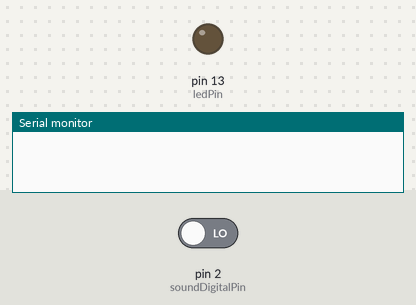
A sketch run on a simulated Arduino Uno, built with avr-gcc and run on an emulated ATmega328P. Shown: output pins drawn as LEDs (lit = HIGH), the last lines printed to the serial monitor. Inputs (shaded band) come from the test bench; at power-on: pin 2 (soundDigitalPin) LOW.

Above: at 1.2 s.
1.3 s: pin 2 (soundDigitalPin) driven HIGH
At 2.4 s:
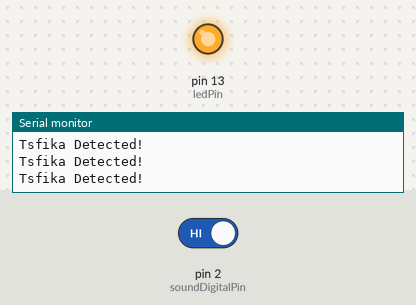
2.8 s: pin 2 (soundDigitalPin) driven LOW
At 3.7 s:
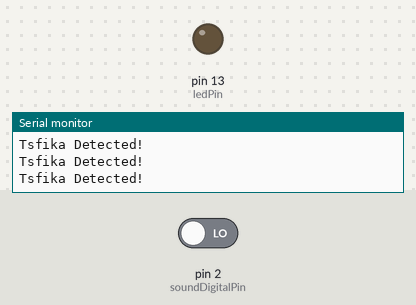
Timing chart, 0 to 5.8 s (numbered marks = the images above; inputs shaded):
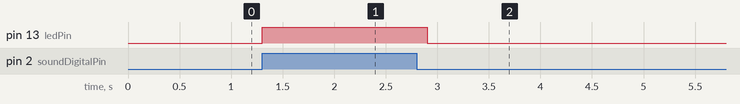

The sketch:

sensor_sone.ino
```cpp
int soundDigitalPin = 2; // الخيط راكب في DO
int ledPin = 13;         // البولة ديال الأردوينو

void setup() {
  pinMode(soundDigitalPin, INPUT);
  pinMode(ledPin, OUTPUT);
  Serial.begin(9600);
}

void loop() {
  // كنشوفو واش الحساس عطى إشارة (البولة سنيات)
  int status = digitalRead(soundDigitalPin);

  if (status == HIGH) { // أو LOW على حسب نوع الحساس، جربهم بجوج
    digitalWrite(ledPin, HIGH);
    Serial.println("Tsfika Detected!");
    delay(200); // غير باش تبان ليك البولة شعلات
  } else {
    digitalWrite(ledPin, LOW);
  }
}
```

Measured:
- after the input at 1.3 s, pin 13 (ledPin): LOW → HIGH at once
- after the input at 2.8 s, pin 13 (ledPin): HIGH → LOW after 0.10 s
